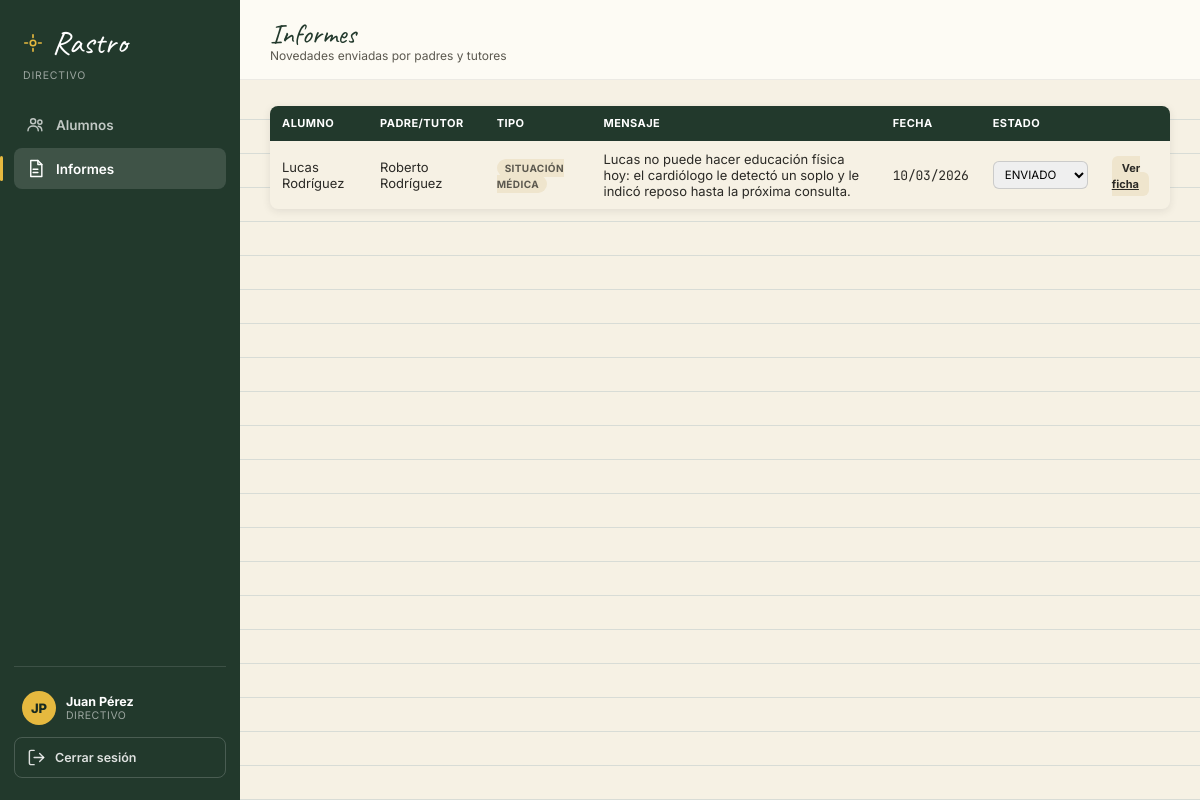
Page /directivo/informes/ (signed in) on the committed database.
### core/models.py (models this page shows, shortened)
class Usuario(models.Model):
    ROL_DIRECTIVO = "DIRECTIVO"
    ROL_SUPERVISOR = "SUPERVISOR"
    ROL_DOCENTE = "DOCENTE"
    ROL_PADRE = "PADRE"
    ROL_CHOICES = [
        (ROL_DIRECTIVO, "Directivo"),
        (ROL_SUPERVISOR, "Supervisor"),
        (ROL_DOCENTE, "Docente"),
        (ROL_PADRE, "Padre/Tutor"),
    ]
    id_usuario = models.AutoField(primary_key=True)
    nombre_usuario = models.CharField(max_length=100, unique=True)
    contrasena = models.CharField(max_length=255)
    nombre = models.CharField(max_length=100, blank=True, null=True)
    apellido = models.CharField(max_length=100, blank=True, null=True)
    dni = models.CharField(max_length=20, unique=True)
    telefono = models.CharField(max_length=30, blank=True, null=True)
    email = models.CharField(max_length=150, blank=True, null=True)
    rol = models.CharField(max_length=20, choices=ROL_CHOICES)
    class Meta:
        db_table = "USUARIO"
    @property
    def nombre_completo(self):
        return f"{self.nombre or ''} {self.apellido or ''}".strip()
    def iniciales(self):
        n = (self.nombre or "?")[:1]
        a = (self.apellido or "?")[:1]
        return (n + a).upper()

class Informe(models.Model):
    ESTADO_ENVIADO = "ENVIADO"
    ESTADO_REVISADO = "REVISADO"
    ESTADO_RESUELTO = "RESUELTO"
    ESTADO_CHOICES = [
        (ESTADO_ENVIADO, "Enviado"),
        (ESTADO_REVISADO, "Revisado"),
        (ESTADO_RESUELTO, "Resuelto"),
    ]
    TIPO_CHOICES = [
        ("Situación médica", "Situación médica"),
        ("Situación familiar", "Situación familiar"),
        ("Adaptación para el alumno", "Adaptación para el alumno"),
        ("Situación de asistencia", "Situación de asistencia"),
    ]
    id_informe = models.AutoField(primary_key=True)
    padre = models.ForeignKey(Padre, on_delete=models.CASCADE, db_column="id_padre", related_name="informes")
    alumno = models.ForeignKey(Alumno, on_delete=models.CASCADE, db_column="id_alumno", related_name="informes")
    tipo = models.CharField(max_length=50, choices=TIPO_CHOICES, blank=True, null=True)
    mensaje = models.TextField()
    fecha = models.DateField()
    estado = models.CharField(max_length=20, choices=ESTADO_CHOICES, default=ESTADO_ENVIADO)
    class Meta:
        db_table = "INFORME"
        ordering = ["-fecha", "-id_informe"]

class Alumno(models.Model):
    ESTADO_ACTIVO = "ACTIVO"
    ESTADO_INACTIVO = "INACTIVO"
    ESTADO_EGRESADO = "EGRESADO"
    ESTADO_BAJA = "BAJA"
    ESTADO_CHOICES = [
        (ESTADO_ACTIVO, "Activo"),
        (ESTADO_INACTIVO, "Inactivo"),
        (ESTADO_EGRESADO, "Egresado"),
        (ESTADO_BAJA, "Baja"),
    ]
    id_alumno = models.AutoField(primary_key=True)
    nombre = models.CharField(max_length=100)
    apellido = models.CharField(max_length=100)
    dni = models.CharField(max_length=20, unique=True)
    foto = models.CharField(max_length=255, blank=True, null=True)
    grado = models.ForeignKey(Grado, on_delete=models.PROTECT, db_column="id_grado")
    division = models.ForeignKey(Division, on_delete=models.PROTECT, db_column="id_division")
    turno = models.ForeignKey(Turno, on_delete=models.PROTECT, db_column="id_turno")
    estado = models.CharField(max_length=20, choices=ESTADO_CHOICES, default=ESTADO_ACTIVO)
    class Meta:
        db_table = "ALUMNO"
        ordering = ["apellido", "nombre"]

class Padre(models.Model):
    id_padre = models.AutoField(primary_key=True)
    usuario = models.OneToOneField(Usuario, on_delete=models.CASCADE, db_column="id_usuario")
    class Meta:
        db_table = "PADRE"

### core/views.py (the view)
# urls.py: path("directivo/informes/", views.directivo_informes, name="directivo_informes"),
@role_required(Usuario.ROL_DIRECTIVO)
def directivo_informes(request):
    informes = Informe.objects.select_related("alumno", "padre__usuario")
    return render(request, "core/directivo_informes.html", {"informes": informes})

### core/context_processors.py (called while the page is built)
def usuario_actual(request):
    uid = request.session.get("usuario_id")
    if not uid:
        return {}
    usuario = Usuario.objects.filter(pk=uid).first()
    if not usuario:
        return {}
    ctx = {"usuario_actual": usuario}
    if usuario.rol == Usuario.ROL_DOCENTE:
        docente = Docente.objects.filter(usuario=usuario).first()
        if docente:
            notifs = Notificacion.objects.filter(docente=docente).select_related("alumno")
            ctx["notificaciones"] = notifs[:12]
            ctx["notificaciones_no_leidas"] = notifs.filter(leido=False).count()
    return ctx

### core/views.py (called while the page is built)
def get_current_usuario(request):
    uid = request.session.get("usuario_id")
    if not uid:
        return None
    return Usuario.objects.filter(pk=uid).first()

def login_required_custom(view_func):
    @wraps(view_func)
    def wrapper(request, *args, **kwargs):
        usuario = get_current_usuario(request)
        if not usuario:
            return redirect("login")
        request.usuario = usuario
        return view_func(request, *args, **kwargs)
    return wrapper

def role_required(*roles):
    def decorator(view_func):
        @wraps(view_func)
        @login_required_custom
        def wrapper(request, *args, **kwargs):
            if request.usuario.rol not in roles:
                messages.error(request, "No tenés permiso para acceder a esa sección.")
                return redirect(home_url_for(request.usuario))
            return view_func(request, *args, **kwargs)
        return wrapper
    return decorator

### core/templates/core/directivo_informes.html (shortened to what this page needs)
{% extends "core/base.html" %}
{% block page_title %}Informes{% endblock %}
{% block page_sub %}Novedades enviadas por padres y tutores{% endblock %}
{% block content %}
{% if informes %}
<table>
  <thead><tr><th>Alumno</th><th>Padre/Tutor</th><th>Tipo</th><th>Mensaje</th><th>Fecha</th><th>Estado</th><th></th></tr></thead>
  <tbody>
    {% for i in informes %}
    <tr>
      <td>{{ i.alumno.nombre }} {{ i.alumno.apellido }}</td>
      <td>{{ i.padre.usuario.nombre }} {{ i.padre.usuario.apellido }}</td>
      <td><span class="pill">{{ i.tipo|default:"General" }}</span></td>
      <td>{{ i.mensaje }}</td>
      <td class="mono">{{ i.fecha|date:"d/m/Y" }}</td>
      <td>
        <form method="post" action="{% url 'informe_cambiar_estado' i.id_informe %}">
          <select name="estado" class="status-select" onchange="this.form.submit()">
            {% for val, label in i.ESTADO_CHOICES %}<option value="{{ val }}" {% if i.estado == val %}selected{% endif %}>{{ val }}</option>{% endfor %}
          </select>
        </form>
      </td>
      <td><a class="mini-btn" href="{% url 'alumno_detail' i.alumno.id_alumno %}">Ver ficha</a></td>
    </tr>
    {% endfor %}
  </tbody>
</table>
{% else %}
<p class="empty">No hay informes registrados.</p>
{% endif %}
{% endblock %}

### core/templates/core/base.html (shortened to what this page needs)
{% load static %}
<!DOCTYPE html>
<html lang="es">
<head>
<link rel="stylesheet" href="{% static 'core/css/style.css' %}">
</head>
<body>
<div id="main-app">
  <div class="sidebar">
    <div class="logo">
      <svg class="icon" viewBox="0 0 24 24" style="width:22px;height:22px;stroke:var(--accent);"><circle cx="12" cy="12" r="3"/><path d="M12 3v3M12 18v3M3 12h3M18 12h3"/></svg>
      <span class="txt">Rastro</span>
    </div>
    <div class="logo-sub">{{ usuario_actual.rol }}</div>
    <div id="nav-list">
      {% with url_name=request.resolver_match.url_name %}
      {% if usuario_actual.rol == "PADRE" %}
        <a class="nav-item active" href="{% url 'padre_hijos' %}">
          <svg class="icon" viewBox="0 0 24 24"><circle cx="9" cy="8" r="3.2"/><path d="M2.5 20c0-3.6 2.9-6 6.5-6s6.5 2.4 6.5 6"/><circle cx="17.5" cy="9" r="2.6"/><path d="M15.5 14.3c2.7.4 4.5 2.4 4.5 5.7"/></svg>
          <span class="lbl">Mis hijos</span>
        </a>
      {% elif usuario_actual.rol == "DIRECTIVO" %}
        <a class="nav-item {% if url_name in 'directivo_alumnos,alumno_nuevo,alumno_editar,alumno_eliminar' %}active{% endif %}" href="{% url 'directivo_alumnos' %}">
          <svg class="icon" viewBox="0 0 24 24"><circle cx="9" cy="8" r="3.2"/><path d="M2.5 20c0-3.6 2.9-6 6.5-6s6.5 2.4 6.5 6"/><circle cx="17.5" cy="9" r="2.6"/><path d="M15.5 14.3c2.7.4 4.5 2.4 4.5 5.7"/></svg>
          <span class="lbl">Alumnos</span>
        </a>
        <a class="nav-item {% if url_name in 'directivo_informes,informe_cambiar_estado' %}active{% endif %}" href="{% url 'directivo_informes' %}">
          <svg class="icon" viewBox="0 0 24 24"><path d="M6 2h9l5 5v15H6z"/><path d="M15 2v5h5"/><path d="M9 13h6M9 17h6"/></svg>
          <span class="lbl">Informes</span>
        </a>
      {% endif %}
      {% endwith %}
    </div>
    <div class="sidebar-footer">
      <div class="sidebar-user">
        <div class="avatar">{{ usuario_actual.iniciales }}</div>
        <div class="u-info">
          <div class="u-name">{{ usuario_actual.nombre_completo }}</div>
          <div class="u-role">{{ usuario_actual.rol }}</div>
        </div>
      </div>
      <a class="logout-btn" href="{% url 'logout' %}">
        <svg class="icon" viewBox="0 0 24 24" width="16" height="16"><path d="M9 21H5a2 2 0 0 1-2-2V5a2 2 0 0 1 2-2h4"/><path d="M16 17l5-5-5-5"/><path d="M21 12H9"/></svg>
        <span class="lbl">Cerrar sesión</span>
      </a>
    </div>
  </div>
  <div class="content-wrap">
    <div class="topbar">
      <div>
        <div class="page-title">{% block page_title %}{% endblock %}</div>
        <div class="page-sub">{% block page_sub %}{% endblock %}</div>
      </div>
    </div>
    <main>
      <div class="content-inner">
        {% block content %}{% endblock %}
      </div>
    </main>
  </div>
</div>
</body>
</html>

### core/static/core/css/style.css (style rules this page uses)
:root { --paper:#f6f1e4; --paper-2:#efe5cd; --card:#fdfbf4; --ink:#2b2a26; --ink-soft:#5b584f; --board:#22392c; --board-2:#2c4a39; --board-3:#182a20; --accent:#e6b93f; --accent-2:#c99b25; --red:#bd453f; --red-2:#9c3631; --blue:#3c6f8f; --blue-2:#2c5670; --green:#2c6b41; --line: rgba(60,111,143,0.16); --shadow: 0 6px 18px rgba(43,42,38,0.14); --shadow-sm: 0 2px 8px rgba(43,42,38,0.10); }
* { box-sizing:border-box; }
html,body { height:100%;margin:0;padding:0; }
body { font-family:'Inter',sans-serif; color:var(--ink); background:var(--paper); }
input, select, textarea { font-family:inherit; }
.mono { font-family:'JetBrains Mono', monospace; letter-spacing:-.2px; }
svg.icon { width:19px; height:19px; stroke:currentColor; fill:none; stroke-width:1.8; stroke-linecap:round; stroke-linejoin:round; flex-shrink:0; }
a { color:inherit; }
#main-app { height:100vh; width:100vw; display:flex; }
.sidebar { width:240px; flex-shrink:0; height:100vh; background:var(--board); color:#fff; display:flex; flex-direction:column; padding:22px 14px; overflow-y:auto; }
.sidebar .logo { font-family:'Caveat',cursive; font-size:32px; display:flex; align-items:center; gap:8px; padding:0 8px 6px; }
.sidebar .logo-sub { font-size:10.5px; color:rgba(255,255,255,0.55); padding:0 9px; text-transform:uppercase; letter-spacing:.08em; margin-bottom:22px; }
.nav-item { display:flex; align-items:center; gap:11px; padding:11px 12px; border-radius:8px; border:none; background:transparent; color:rgba(255,255,255,0.72); font-size:13.5px; font-weight:600; text-align:left; width:100%; margin-bottom:3px; position:relative; text-decoration:none; }
.nav-item.active { background:rgba(255,255,255,0.13); color:#fff; }
.nav-item.active::before { content:""; position:absolute; left:-14px; top:8px; bottom:8px; width:3px; background:var(--accent); border-radius:3px; }
.sidebar-footer { margin-top:auto; padding-top:16px; border-top:1px solid rgba(255,255,255,0.12); }
.sidebar-user { display:flex; align-items:center; gap:10px; padding:8px 8px 12px; }
.sidebar-user .avatar { width:34px; height:34px; border-radius:50%; background:var(--accent); color:var(--board-3); display:flex; align-items:center; justify-content:center; font-weight:800; font-size:13px; flex-shrink:0; }
.sidebar-user .u-name { font-size:12.5px; font-weight:700; color:#fff; line-height:1.2; }
.sidebar-user .u-role { font-size:10.5px; color:rgba(255,255,255,0.55); text-transform:uppercase; letter-spacing:.05em; }
.logout-btn { display:flex; align-items:center; gap:9px; width:100%; padding:10px 12px; border-radius:8px; border:1px solid rgba(255,255,255,0.18); background:transparent; color:rgba(255,255,255,0.85); font-size:12.5px; font-weight:600; text-decoration:none; }
.content-wrap { flex:1; height:100vh; display:flex; flex-direction:column; min-width:0; }
.topbar { display:flex; align-items:center; justify-content:space-between; padding:16px 30px; background:var(--card); border-bottom:1px solid rgba(43,42,38,0.08); flex-shrink:0; }
.topbar .page-title { font-family:'Caveat',cursive; font-size:28px; color:var(--board); }
.topbar .page-sub { font-size:12px; color:var(--ink-soft); margin-top:-3px; }
main { flex:1; padding:26px 30px 40px; overflow-y:auto; background-image: repeating-linear-gradient(to bottom, transparent, transparent 33px, var(--line) 33px, var(--line) 34px); background-position: 0 6px; }
.content-inner { max-width:1150px; }
.pill { font-size:10px; font-weight:700; text-transform:uppercase; letter-spacing:.04em; padding:3px 8px; border-radius:20px; background:var(--paper-2); color:var(--ink-soft); }
table { width:100%; border-collapse:collapse; background:var(--paper); border-radius:8px; overflow:hidden; box-shadow:var(--shadow-sm); }
th,td { text-align:left; padding:10px 12px; font-size:13px; border-bottom:1px solid rgba(43,42,38,0.08); }
th { background:var(--board); color:#fff; font-size:11px; text-transform:uppercase; letter-spacing:.04em; }
tr:last-child td { border-bottom:none; }
select.status-select { font-size:11.5px; padding:5px 7px; border-radius:6px; border:1px solid rgba(43,42,38,0.18); }
.mini-btn { background:var(--paper-2); border:none; border-radius:6px; padding:5px 10px; font-size:11px; font-weight:700; color:var(--ink); cursor:pointer; }

### rows in the picture
Usuario: rol "DIRECTIVO", iniciales "JP", nombre_completo "Juan Pérez"
Informe: alumno.nombre "Lucas", alumno.apellido "Rodríguez", padre.usuario.nombre "Roberto", padre.usuario.apellido "Rodríguez", tipo "SITUACIÓN MÉDICA", mensaje "Lucas no puede hacer educación física hoy: el cardiólogo le detectó un soplo y le indicó reposo hasta la próxima consulta.", fecha "10/03/2026", estado "ENVIADO"
